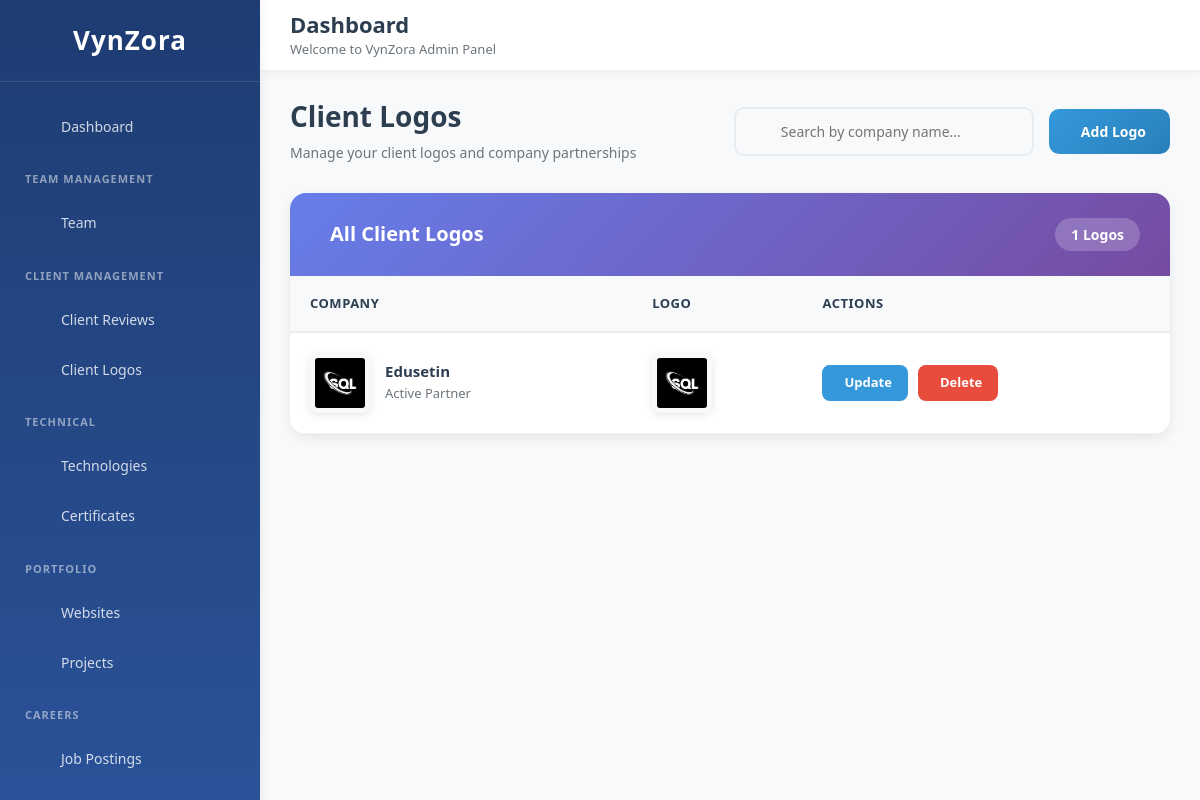
Screenshot of /view-clients-logo/ (signed in) with the database file from the repository.
### vynzora_app/models.py (models this page shows, shortened)
class Client_Logo(models.Model):
    name = models.CharField(max_length=100,null=True,blank=True)
    logo = models.ImageField(upload_to='team_images/')

### vynzora_app/views.py (the view)
# urls.py: path('view-clients-logo/', views.view_clients_logo, name='view_clients_logo'),
@login_required(login_url='user_login')
def view_clients_logo(request):
    logo = Client_Logo.objects.all().order_by('-id')
    return render(request,'admin_home/view_clients_logo.html',{'logo':logo})

### templates/admin_home/view_clients_logo.html (shortened to what this page needs)
{% extends "admin_home/base.html" %}
{% load static %}
{% block content %}
<div class="logos-list-container">
  <div class="page-header">
    <div class="header-left">
      <h2>Client Logos</h2>
      <p>Manage your client logos and company partnerships</p>
    </div>
    <div class="header-right">
      <div class="search-box">
        <input
          type="text"
          id="searchInput"
          placeholder="Search by company name..."
          autocomplete="off"
        >
      </div>
      <a href="{% url 'add_clients_logo' %}" class="btn-add">
        Add Logo
      </a>
    </div>
  </div>
  <div class="logos-card">
    <div class="logos-card-header">
      <h3>
        All Client Logos
      </h3>
      <span class="logos-count" id="logosCount">{{ logo|length }} Logos</span>
    </div>
    <div class="table-wrapper">
      {% if logo %}
      <table class="logos-table">
        <thead>
          <tr>
            <th>Company</th>
            <th>Logo</th>
            <th>Actions</th>
          </tr>
        </thead>
        <tbody id="logosTableBody">
          {% for company_logos in logo %}
          <tr data-name="{{ company_logos.name|default:'Unnamed' }}">
            <td>
              <div class="company-info">
                {% if company_logos.logo %}
                  <img src="{{ company_logos.logo.url }}" alt="{{ company_logos.name|default:'Company Logo' }}" class="company-logo">
                {% else %}
                  <div class="no-image">
                    <i class="mdi mdi-image-off"></i>
                  </div>
                {% endif %}
                <div class="company-details">
                  <h4 class="company-name">
                    {% if company_logos.name %}
                      {{ company_logos.name }}
                    {% else %}
                      Unnamed Company
                    {% endif %}
                  </h4>
                  <p class="company-status">Active Partner</p>
                </div>
              </div>
            </td>
            <td>
              {% if company_logos.logo %}
                <img src="{{ company_logos.logo.url }}" alt="{{ company_logos.name|default:'Company Logo' }}" class="company-logo">
              {% else %}
                <div class="no-image">
                  <i class="mdi mdi-image-off"></i>
                </div>
              {% endif %}
            </td>
            <td>
              <div class="action-buttons">
                <button
                  type="button"
                  class="btn-action btn-update"
                  onclick="openUpdateModal({{ company_logos.id }}, '{{ company_logos.name|default:"Unnamed"|escapejs }}', '{% if company_logos.logo %}{{ company_logos.logo.url }}{% endif %}')"
                >
                  Update
                </button>
                <button
                  type="button"
                  class="btn-action btn-delete"
                  onclick="openDeleteModal({{ company_logos.id }}, '{{ company_logos.name|default:"Unnamed Company"|escapejs }}')"
                >
                  Delete
                </button>
              </div>
            </td>
          </tr>
          {% endfor %}
        </tbody>
      </table>
      {% endif %}
    </div>
  </div>
</div>
{% endblock %}

### templates/admin_home/base.html (style rules this page uses)
* { margin: 0; padding: 0; box-sizing: border-box; }
:root { --primary-color: #3498db; --secondary-color: #2c3e50; --success-color: #2ecc71; --warning-color: #f39c12; --danger-color: #e74c3c; --info-color: #9b59b6; --light-bg: #f8f9fa; --dark-text: #2c3e50; --light-text: #6c757d; --border-color: #e9ecef; --sidebar-width: 260px; --header-height: 70px; --shadow-sm: 0 2px 8px rgba(0, 0, 0, 0.06); --shadow-md: 0 4px 12px rgba(0, 0, 0, 0.08); --shadow-lg: 0 8px 24px rgba(0, 0, 0, 0.12); }
body { font-family: 'Segoe UI', Tahoma, Geneva, Verdana, sans-serif; background-color: var(--light-bg); overflow-x: hidden; }
.action-buttons { display: grid; gap: 12px; }

### templates/admin_home/view_clients_logo.html (style rules this page uses)
.logos-list-container { max-width: 1400px; margin: 0 auto; animation: fadeIn 0.5s ease; }
.page-header { display: flex; justify-content: space-between; align-items: center; margin-bottom: 30px; flex-wrap: wrap; gap: 20px; }
.header-left h2 { font-size: 28px; font-weight: 700; color: #2c3e50; margin-bottom: 8px; }
.header-left p { color: #6c757d; font-size: 14px; margin: 0; }
.header-right { display: flex; gap: 15px; align-items: center; }
.search-box { position: relative; width: 300px; }
.search-box input { width: 100%; padding: 12px 45px 12px 45px; border: 2px solid #e9ecef; border-radius: 10px; font-size: 14px; transition: all 0.3s ease; background: #f8f9fa; }
.btn-add { padding: 12px 24px; background: linear-gradient(135deg, #3498db, #2980b9); color: white; border: none; border-radius: 10px; font-size: 14px; font-weight: 600; cursor: pointer; transition: all 0.3s ease; display: inline-flex; align-items: center; gap: 8px; text-decoration: none; }
.logos-card { background: #fff; border-radius: 16px; box-shadow: 0 4px 12px rgba(0, 0, 0, 0.08); overflow: hidden; }
.logos-card-header { background: linear-gradient(135deg, #667eea 0%, #764ba2 100%); padding: 25px 30px; color: white; display: flex; align-items: center; justify-content: space-between; }
.logos-card-header h3 { font-size: 20px; font-weight: 700; margin: 0; display: flex; align-items: center; gap: 10px; }
.logos-count { background: rgba(255, 255, 255, 0.2); padding: 6px 16px; border-radius: 20px; font-size: 14px; font-weight: 600; }
.table-wrapper { overflow-x: auto; max-height: 600px; overflow-y: auto; }
.logos-table { width: 100%; border-collapse: collapse; }
.logos-table thead { background: #f8f9fa; position: sticky; top: 0; z-index: 10; }
.logos-table thead th { padding: 18px 20px; text-align: left; font-size: 13px; font-weight: 700; color: #2c3e50; text-transform: uppercase; letter-spacing: 0.5px; border-bottom: 2px solid #e9ecef; }
.logos-table tbody tr { border-bottom: 1px solid #f1f3f5; transition: all 0.3s ease; }
.logos-table tbody td { padding: 20px; font-size: 14px; color: #495057; }
.company-info { display: flex; align-items: center; gap: 15px; }
.company-logo { width: 60px; height: 60px; border-radius: 8px; object-fit: contain; box-shadow: 0 2px 8px rgba(0, 0, 0, 0.1); background: #f8f9fa; padding: 5px; }
.company-details h4 { font-size: 15px; font-weight: 600; color: #2c3e50; margin: 0 0 4px 0; }
.company-details p { font-size: 13px; color: #6c757d; margin: 0; }
.action-buttons { display: flex; gap: 10px; }
.btn-action { padding: 8px 16px; border: none; border-radius: 8px; font-size: 13px; font-weight: 600; cursor: pointer; transition: all 0.3s ease; display: inline-flex; align-items: center; gap: 6px; }
.btn-update { background: #3498db; color: white; }
.btn-delete { background: #e74c3c; color: white; }

### rows the page displays
Client_Logo: logo (picture), name "Edusetin"

### other values shown
{{ logo|length }} "1"
